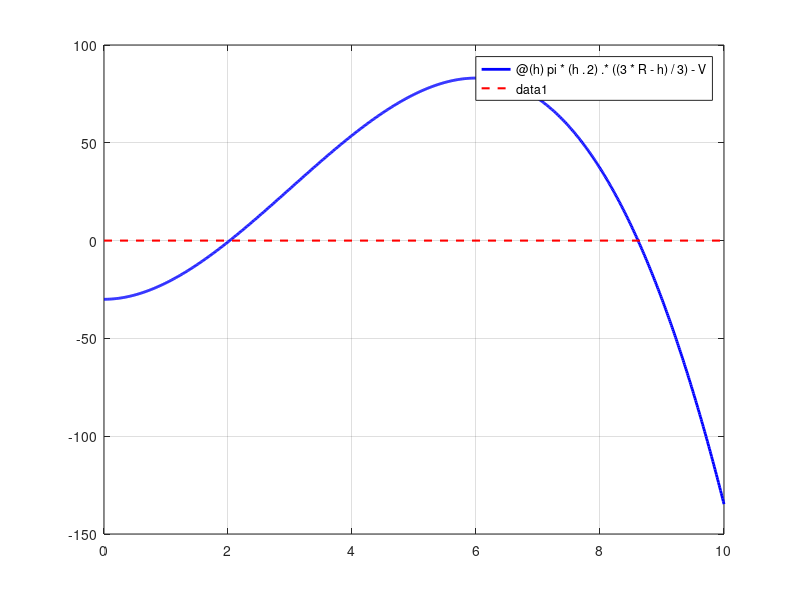

MATLAB code to generate this figure: (Note: this script raises an error after producing the figure.)
% tp3.m
clc;

R = 3;
V = 30;
a = 0;
b = 10;
inc = input('Ingrese el valor del incremento delta_h (ej. 0.5 o 0.1): ');
f = @(h) pi * (h.^2) .* ((3*R - h)/3) - V;

% Graficación de la curva principal
figure('Name', 'Evaluación Gráfica del Tanque Esférico');
fplot(f, [0, 10], 'b-', 'LineWidth', 2);
grid on;
hold on;

% Eje horizontal en y = 0
plot([0, 10], [0, 0], 'r--', 'LineWidth', 1.5);

% Búsqueda de intervalos y cálculo de raíces
intervalos = tanteo_old(f, a, b, inc);
num_intervalos = size(intervalos, 1);

for i = 1:num_intervalos
  % Extraer los extremos del intervalo actual
  x_inf = intervalos(i, 1);
  x_sup = intervalos(i, 2);
  
  % Corrección: era x_sup (no x_su[])
  [raiz_aproximada, iter, inferior, superior] = intervalo_medio(f, x_inf, x_sup);
  y_raiz = f(raiz_aproximada);
  
  % Graficar cada punto encontrado
  plot(raiz_aproximada, y_raiz, 'ro', 'MarkerSize', 8, 'MarkerFaceColor', 'r');
  
  % Texto junto a cada punto en el gráfico
  text(raiz_aproximada, y_raiz, sprintf('  h_%.0f = %.3f', i, raiz_aproximada), ...
       'VerticalAlignment', 'bottom', 'FontSize', 9);
  
  printf('\n--- Intervalo %d: [%.4f, %.4f] ---\n', i, x_inf, x_sup);
  printf('Raíz aproximada: %.4f, y: %.4f\n', raiz_aproximada, y_raiz);
  printf('Cantidad de iteraciones: %d\n', iter);
end

title('Evaluación gráfica: f(h) = V(h) - 30');
xlabel('Profundidad h (m)');
ylabel('f(h)');
legend('f(h)', 'f(h) = 0', 'Raíces aproximadas', 'Location', 'northeast');

hold off;
pause();
